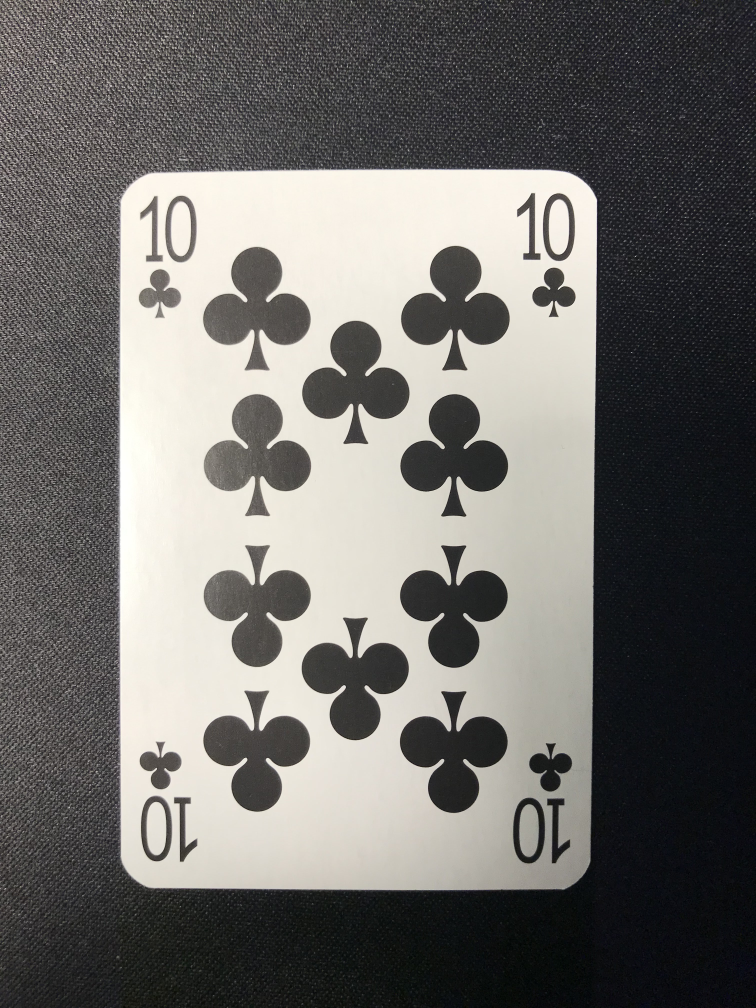
#> input picture data/cards_jpeg/10c.jpeg, 3024 x 4032 px (shown at 1/4 size); its folder holds only this picture in this run
$ jupyter execute Untitled.ipynb
#> lines starting #> are read from the running program, lines starting #| are printed output that depends on the picture; after the words box and inside, x2 and y2 are one past the last pixel; in counts of white or black regions, pixels touching at a corner belong together
[cell 1]
import glob
import cv2
from PIL import Image
import numpy as np

[cell 2]
def imshow(a):
    a = a.clip(0, 255).astype('uint8')
    if a.ndim == 3:
        if a.shape[2] == 4:
            a = cv2.cvtColor(a, cv2.COLOR_BGRA2RGBA)
        else:
            a = cv2.cvtColor(a, cv2.COLOR_BGR2RGB)
    display(Image.fromarray(a))

[cell 3]
files = glob.glob("data/cards_jpeg/*.jpeg")

[cell 4]
images = [cv2.imread(f, 1) for f in files]
#> images = 1 item

[cell 5]
cards = [cv2.resize(img, None, fx=0.1, fy=0.1) for img in images]
#> cards = 1 item
imshow(cards[0])
#> in imshow, `a = a.clip(0, 255).astype('uint8')`:
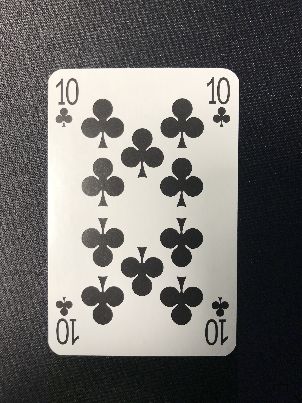
#> a: shape (403, 302, 3); mean of channels 0, 1, 2 107, 110, 111.7; drawn as B, G, R

[cell 6]
im = cards[0].copy()
imshow(im)
imgray = cv2.cvtColor(im, cv2.COLOR_BGR2GRAY)
imshow(imgray)
thresh = (imgray > 180).astype('uint8')
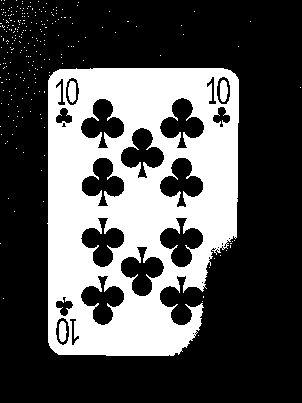
#> thresh: shape (403, 302); values 0 (black) and 1 (white), 31.6% white; 241 white regions (237 under 20 px), largest, box (x1, y1, x2, y2) and area: (47, 68, 239, 356) 37717, (68, 81, 76, 103) 147, (220, 80, 228, 102) 146, (59, 321, 67, 342) 135
imshow(thresh*255)
#> in imshow (call 4), `a = a.clip(0, 255).astype('uint8')`: a: shape (403, 302); 31.6% white; 241 white regions (237 under 20 px)

contours, hierarchy = cv2.findContours(thresh, cv2.RETR_TREE, cv2.CHAIN_APPROX_SIMPLE)
#> contours = 280 contours, 258 with area under 20; largest, box (x1, y1, x2, y2) and area: (47, 68, 239, 356) 48766, (159, 97, 205, 149) 1233, (159, 217, 204, 268) 1220, (159, 157, 204, 208) 1207, (120, 127, 165, 179) 1207
areas = [cv2.contourArea(c) for c in contours]
#> areas = 280 values, max 48766.5 at index 67, min 0 at index 0, mean 221.1
max_area = max(areas)
#> max_area = 48766.5
for i in range(len(contours)):
    if np.abs(areas[i] - max_area) < 20:
        cnt = contours[i]
        break
#> this loop made 68 passes
cv2.drawContours(im, [cnt], -1, (0,255,0), 3)
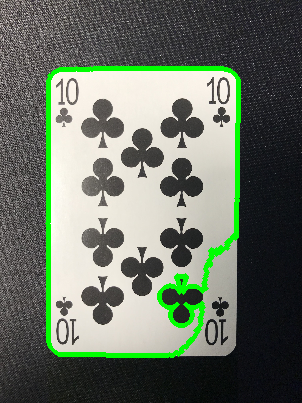
#> im: shape (403, 302, 3); 4.35% of pixels changed, all inside (x1, y1, x2, y2) = (45, 66, 241, 358); drawn as B, G, R
imshow(im)

$ run again, on data/cards_jpeg/2c.jpeg
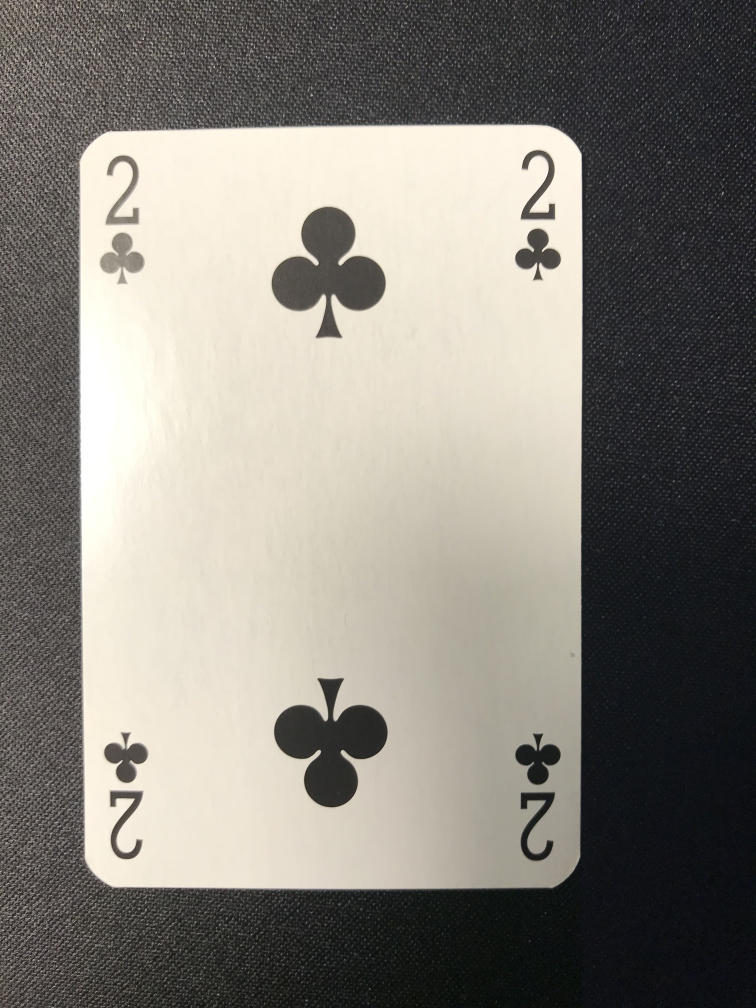
#> input picture data/cards_jpeg/2c.jpeg, 3024 x 4032 px (shown at 1/4 size)
#> images = 1 item
#> `thresh = (imgray > 180).astype('uint8')`:
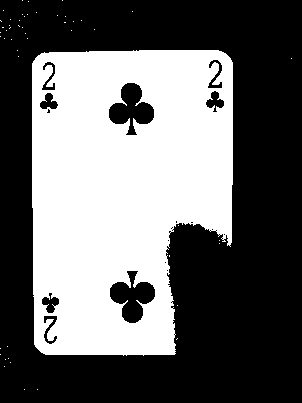
#> thresh: shape (403, 302); values 0 (black) and 1 (white), 40.7% white; 50 white regions (49 under 20 px), largest, box (x1, y1, x2, y2) and area: (32, 50, 233, 356) 49502
#> contours = 76 contours, 67 with area under 20; largest, box (x1, y1, x2, y2) and area: (32, 50, 233, 356) 52501, (108, 82, 155, 136) 1358, (109, 270, 156, 324) 1354, (205, 90, 225, 113) 232, (41, 292, 60, 314) 221
#> areas = 76 values, max 52501 at index 17, min 0 at index 0, mean 743.6
#> max_area = 52501
#> the loop `for i in range(len(contours)):` made 18 passes
#> `cv2.drawContours(im, [cnt], -1, (0,255,0), 3)`:
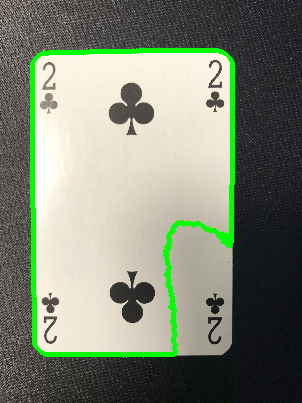
#> im: shape (403, 302, 3); mean of channels 0, 1, 2 115.5, 133.2, 126; drawn as B, G, R

$ run again, on data/cards_jpeg/2d.jpeg
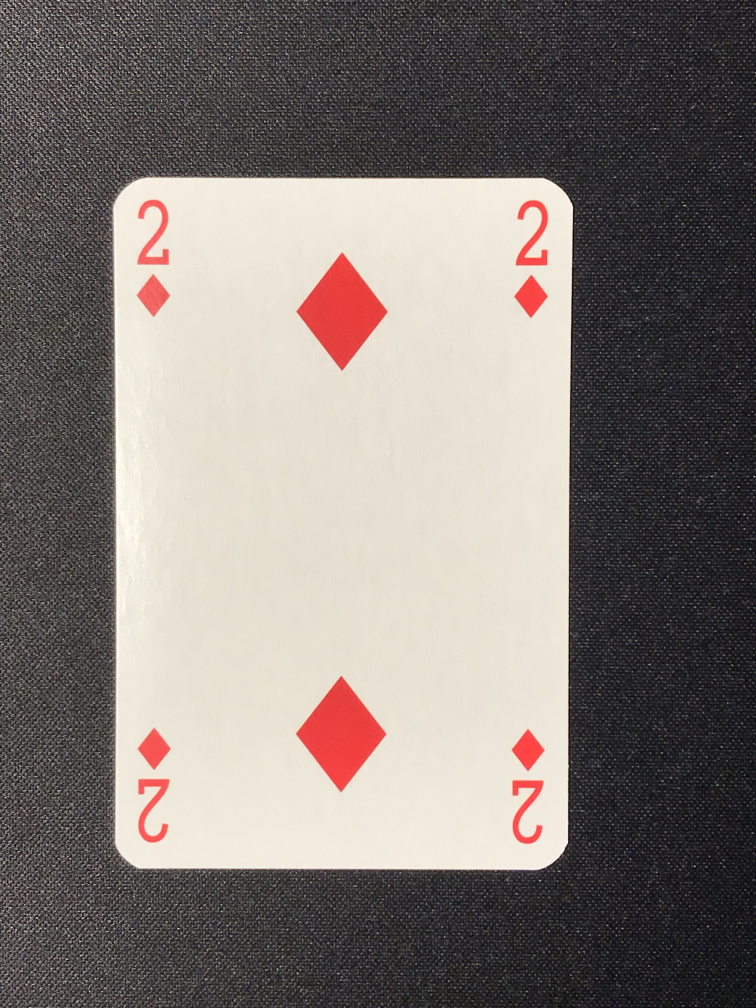
#> input picture data/cards_jpeg/2d.jpeg, 3024 x 4032 px (shown at 1/4 size)
#> images = 1 item
#> `thresh = (imgray > 180).astype('uint8')`:
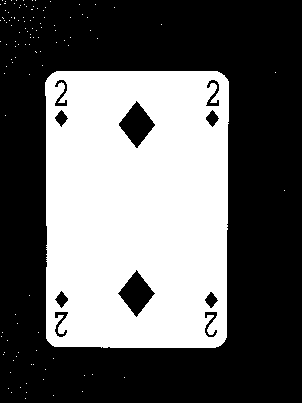
#> thresh: shape (403, 302); values 0 (black) and 1 (white), 39% white; 112 white regions (111 under 20 px), largest, box (x1, y1, x2, y2) and area: (45, 71, 229, 348) 47396
#> contours = 122 contours, 111 with area under 20; largest, box (x1, y1, x2, y2) and area: (45, 71, 229, 348) 49665, (118, 100, 156, 149) 922, (117, 269, 156, 318) 900, (205, 79, 220, 107) 184, (54, 311, 69, 338) 178
#> areas = 122 values, max 49665 at index 35, min 0 at index 0, mean 432.2
#> max_area = 49665
#> the loop `for i in range(len(contours)):` made 36 passes
#> `cv2.drawContours(im, [cnt], -1, (0,255,0), 3)`:
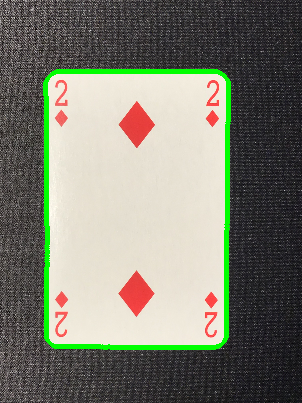
#> im: shape (403, 302, 3); mean of channels 0, 1, 2 112.2, 125.9, 124.2; drawn as B, G, R

$ run again, on data/cards_jpeg/2s.jpeg
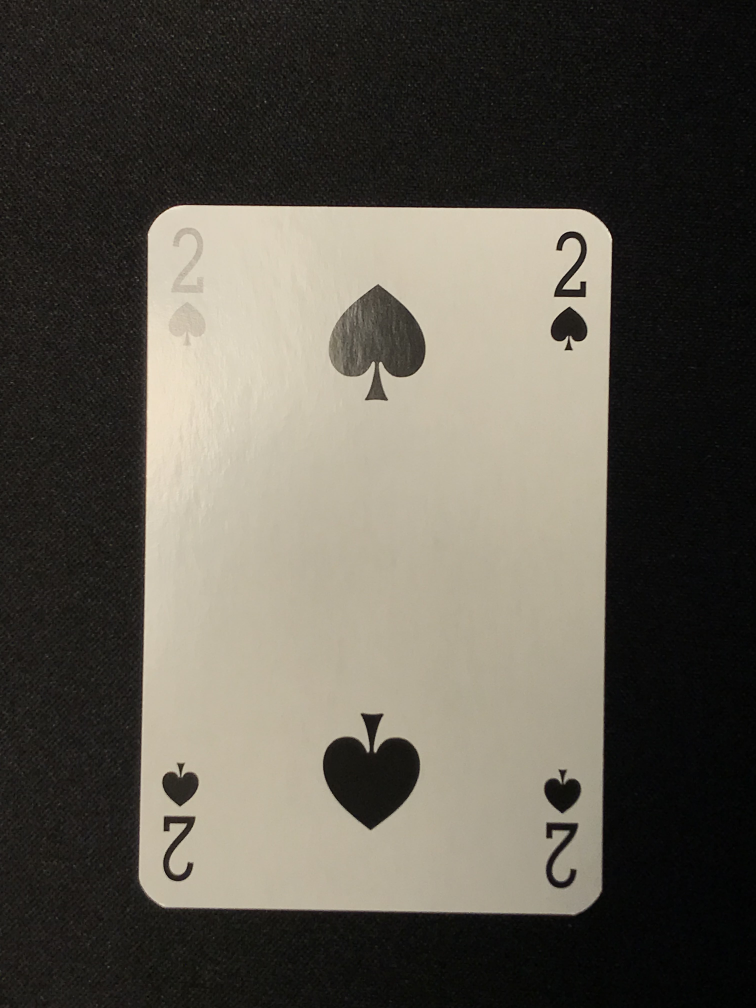
#> input picture data/cards_jpeg/2s.jpeg, 3024 x 4032 px (shown at 1/4 size)
#> images = 1 item
#> `thresh = (imgray > 180).astype('uint8')`:
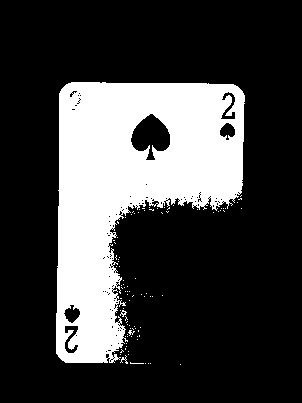
#> thresh: shape (403, 302); values 0 (black) and 1 (white), 24.8% white; 94 white regions (91 under 20 px), largest, box (x1, y1, x2, y2) and area: (56, 82, 245, 363) 29941, (120, 355, 128, 364) 24, (120, 310, 127, 317) 22
#> contours = 243 contours, 236 with area under 20; largest, box (x1, y1, x2, y2) and area: (56, 82, 245, 363) 31314, (130, 113, 171, 161) 1166, (64, 325, 79, 354) 221, (220, 91, 236, 120) 202, (63, 304, 81, 324) 200, (219, 122, 236, 141) 190, (151, 200, 160, 206) 25
#> areas = 243 values, max 31314.5 at index 95, min 0 at index 0, mean 139
#> max_area = 31314.5
#> the loop `for i in range(len(contours)):` made 96 passes
#> `cv2.drawContours(im, [cnt], -1, (0,255,0), 3)`:
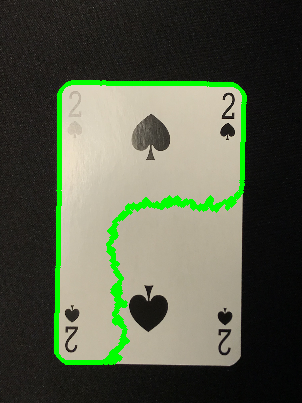
#> im: shape (403, 302, 3); mean of channels 0, 1, 2 72.3, 92.1, 84.9; drawn as B, G, R
